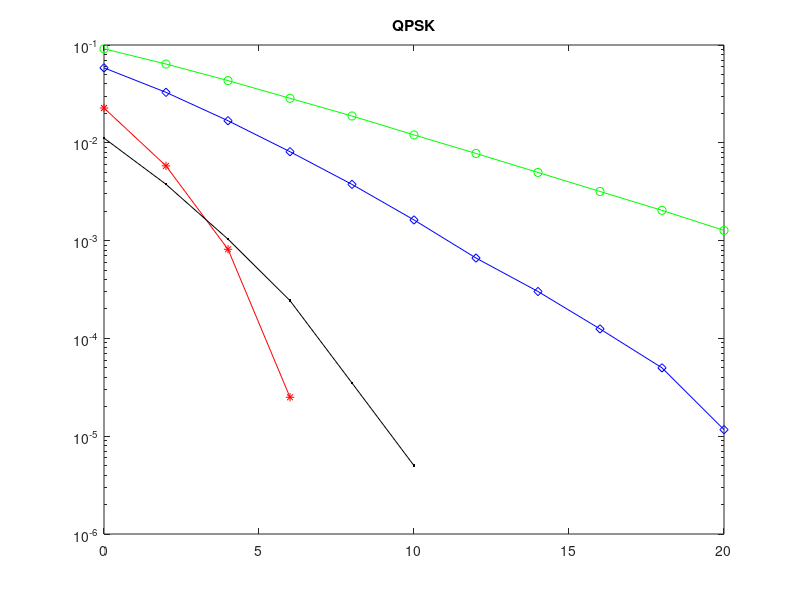
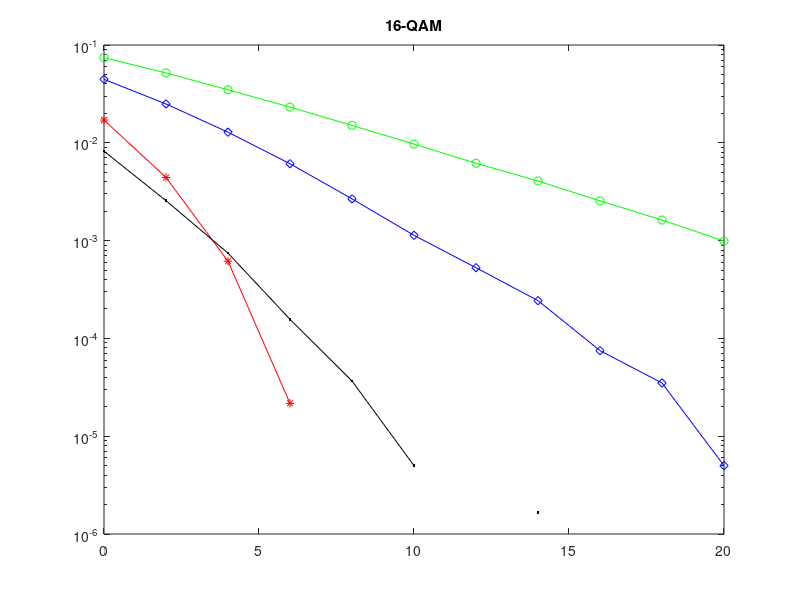

Write MATLAB code to recreate these figures, in order.
clear all;  close all;
dbstop if error;
%% QPKS
datasize = 300000;
EbNo = 0:2:20;
M = 4;
x = randsrc(2,datasize/log2(M),0:M-1);
x1 = qammod(x,M);
h = randn(4,datasize/log2(M))+1i*randn(4,datasize/log2(M));
h = h./sqrt(2);

for idx = 1:length(EbNo)
   sigma1 = sqrt(1/(4*10.^(EbNo(idx)/10))); 
   n = sigma1*(randn(2,datasize/log2(M))+1i*randn(2,datasize/log2(M)));
   y = x1+n;
   y1 = x1+n./h(1:2,:);
   x2 = qamdemod(y,M);
   x3 = qamdemod(y1,M);
   sigma2 = sqrt(1/(2*10.^(EbNo(idx)/10)));
   n = sigma2*(randn(4,datasize/log2(M))+1i*randn(4,datasize/log2(M)));
   n1(1,:) = (conj(h(1,:)).*n(1,:)+h(2,:).*conj(n(2,:)))./(sum(abs(h(1:2,:)).^2));
   n1(2,:) = (conj(h(2,:)).*n(1,:)-h(1,:).*conj(n(2,:)))./(sum(abs(h(1:2,:)).^2));
   y = x1+n1;
   x4 = qamdemod(y,M);
   n2(1,:) = (conj(h(1,:)).*n(1,:)+h(2,:).*conj(n(2,:))+...
             conj(h(3,:)).*n(3,:)+h(4,:).*conj(n(4,:)))./(sum(abs(h).^2));
   n2(2,:) = (conj(h(2,:)).*n(1,:)-h(1,:).*conj(n(2,:))+...
             conj(h(4,:)).*n(3,:)-h(3,:).*conj(n(4,:)))./(sum(abs(h).^2));
   
    y1 = x1+n2;
    x5 = qamdemod(y1,M);
   
   [~, ber1(idx)] = biterr(x,x2,log2(M));
   [~, ber2(idx)] = biterr(x,x3,log2(M));
   [~, ber3(idx)] = biterr(x,x4,log2(M));
   [~, ber4(idx)] = biterr(x,x5,log2(M));
end
figure;
semilogy(EbNo, ber1,'-r*',EbNo, ber2, '-go', EbNo, ber3, '-bd', EbNo, ber4, '-k.');
title('QPSK');

%% 16-QAM
datasize = 300000;
EbNo = 0:2:20;
M = 16;
x = randsrc(2,datasize/log2(M),0:M-1);
x1 = qammod(x,M);
h = randn(4,datasize/log2(M))+1i*randn(4,datasize/log2(M));
h = h./sqrt(2);
ber = zeros(1,length(EbNo));

for idx = 1:length(EbNo)
   sigma1 = sqrt(1/(4*10.^(EbNo(idx)/10))); 
   n = sigma1*(randn(2,datasize/log2(M))+1i*randn(2,datasize/log2(M)));
   y = x1+n;
   y1 = x1+n./h(1:2,:);
   x2 = qamdemod(y,M);
   x3 = qamdemod(y1,M);
   sigma2 = sqrt(1/(2*10.^(EbNo(idx)/10)));
   n = sigma2*(randn(4,datasize/log2(M))+1i*randn(4,datasize/log2(M)));
   n3(1,:) = (conj(h(1,:)).*n(1,:)+h(2,:).*conj(n(2,:)))./(sum(abs(h(1:2,:)).^2));
   n3(2,:) = (conj(h(2,:)).*n(1,:)-h(1,:).*conj(n(2,:)))./(sum(abs(h(1:2,:)).^2));
   y = x1+n3;
   x4 = qamdemod(y,M);
   n4(1,:) = (conj(h(1,:)).*n(1,:)+h(2,:).*conj(n(2,:))+...
             conj(h(3,:)).*n(3,:)+h(4,:).*conj(n(4,:)))./(sum(abs(h).^2));
   n4(2,:) = (conj(h(2,:)).*n(1,:)-h(1,:).*conj(n(2,:))+...
             conj(h(4,:)).*n(3,:)-h(3,:).*conj(n(4,:)))./(sum(abs(h).^2));
   
    y1 = x1+n4;
    x5 = qamdemod(y1,M);
   
   [~, ber1(idx)] = biterr(x,x2,log2(M));
   [~, ber2(idx)] = biterr(x,x3,log2(M));
   [~, ber3(idx)] = biterr(x,x4,log2(M));
   [~, ber4(idx)] = biterr(x,x5,log2(M));
end
figure; 
semilogy(EbNo, ber1,'-r*',EbNo, ber2, '-go', EbNo, ber3, '-bd', EbNo, ber4, '-k.');
title('16-QAM');

